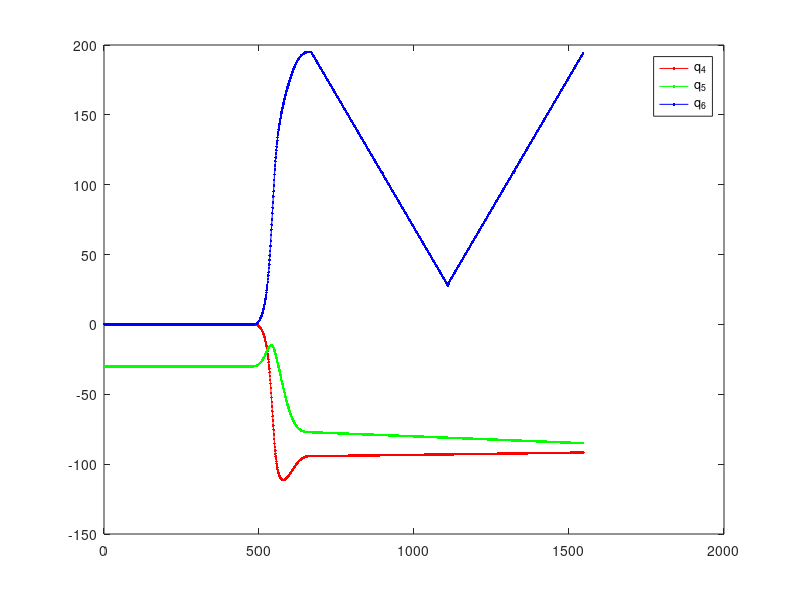

MATLAB code for this plot:
clear all;
close all;
clf;
fid = fopen('angle_schnecke_xi1.csv');

readData = textscan(fid,'%f %f %f %f %f %f %f', 'Delimiter', ',');


q1 = readData{1,1}(:,1);
q2 = readData{1,2}(:,1);
q3 = readData{1,3}(:,1);
q4 = readData{1,4}(:,1);
q4_ = q4(2:2:end);
q5 = readData{1,5}(:,1);
q5_ = q5(2:2:end);
q6 = readData{1,6}(:,1);
q6_ = q6(1:2:end);

% 
 ax1 = axes();
% xlabel('x'), ylabel('y'), zlabel('z'); hold on;
 %view(ax1, 70, 24);
 %camproj perspective;
 %daspect([1 1 1]);
% 
% 
 plot(ax1,q4, '.-','color', 'r'); hold on;
 plot(ax1,q5,'.-', 'color', 'g');
 plot(ax1, q6,'.-','color', 'b');
 legend(ax1, 'q_4', 'q_5', 'q_6');
 saveas(gcf,'sxi1','epsc');

% t=0:pi/50:5*pi;   % to have one complete round
% r = 2;            % radius
% h = 2;            % height
% x = r * sin(t);
% y = r * cos(t);
% z = h/(2*pi) * t;   
% 
% x1 = r*sin(3*pi);
% x2 = r*sin(3.001*pi);
% 
% y1 = r*cos(3*pi);
% y2 = r*cos(3.001*pi);
% 
% z1 = h/(2*pi) * 3*pi; 
% z2 = h/(2*pi) * 3.001*pi; 
% 
% dx = (x2-x1)/(0.001*pi);
% dy = (y2-y1)/(0.001*pi);
% dz = (z2-z1)/(0.001*pi);
% 
% l = sqrt(dx*dx+dy*dy+dz*dz);
% dx = dx/l;
% dy = dy/l;
% dz = dz/l;
% xp = r*sin(3*pi);
% yp = r*cos(3*pi);
% zp = h*1.5;
% 
% v1 = dx*0-dz*dx;
% v2 = dz*dy-dx*0;
% v3 = dx*dx-dy*dy;
% 
% qt = quiver3(ax1,xp,yp,zp, dx, dy, dz,'color', 'r', 'LineWidth',  2);
% qn = quiver3(ax1,xp,yp,zp, -dy, -dx, 0,'color', 'b', 'LineWidth', 2);
% qb = quiver3(ax1,xp,yp,zp, v1, v2, v3,'color', 'g', 'LineWidth', 2);
% plot3(ax1,x,y,z, 'color', 'b');
% %saveas(gcf,'Parameter Kurve','epsc');
% 
